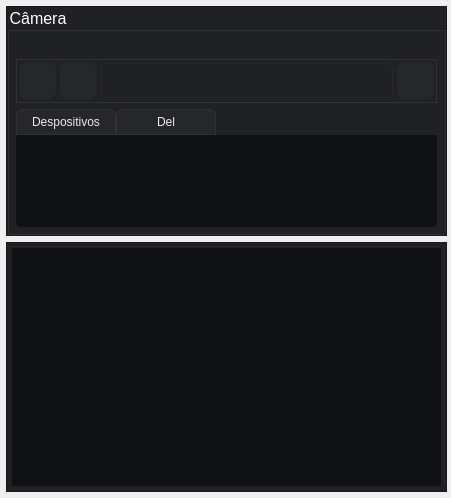
                                   <widget class="QWidget" name="scroll_area_widget_contents_cam">
                                    <property name="geometry">
                                     <rect>
                                      <x>0</x>
                                      <y>0</y>
                                      <width>451</width>
                                      <height>498</height>
                                     </rect>
                                    </property>
                                    <layout class="QVBoxLayout" name="vertical_layout_cam">
                                     <property name="spacing">
                                      <number>6</number>
                                     </property>
                                     <property name="leftMargin">
                                      <number>6</number>
                                     </property>
                                     <property name="topMargin">
                                      <number>6</number>
                                     </property>
                                     <property name="rightMargin">
                                      <number>4</number>
                                     </property>
                                     <property name="bottomMargin">
                                      <number>6</number>
                                     </property>
                                     <item>
                                      <widget class="QFrame" name="frame_47">
                                       <property name="minimumSize">
                                        <size>
                                         <width>0</width>
                                         <height>230</height>
                                        </size>
                                       </property>
                                       <property name="styleSheet">
                                        <string notr="true">background-color: rgb(32, 33, 37);</string>
                                       </property>
                                       <property name="frameShape">
                                        <enum>QFrame::StyledPanel</enum>
                                       </property>
                                       <property name="frameShadow">
                                        <enum>QFrame::Raised</enum>
                                       </property>
                                       <layout class="QVBoxLayout" name="verticalLayout_35">
                                        <property name="spacing">
                                         <number>0</number>
                                        </property>
                                        <property name="leftMargin">
                                         <number>0</number>
                                        </property>
                                        <property name="topMargin">
                                         <number>0</number>
                                        </property>
                                        <property name="rightMargin">
                                         <number>0</number>
                                        </property>
                                        <property name="bottomMargin">
                                         <number>0</number>
                                        </property>
                                        <item>
                                         <widget class="QGroupBox" name="groupBox">
                                          <property name="minimumSize">
                                           <size>
                                            <width>0</width>
                                            <height>100</height>
                                           </size>
                                          </property>
                                          <property name="font">
                                           <font>
                                            <pointsize>12</pointsize>
                                            <bold>false</bold>
                                           </font>
                                          </property>
                                          <property name="styleSheet">
                                           <string notr="true">color: rgb(255, 255, 255);</string>
                                          </property>
                                          <property name="title">
                                           <string>Câmera</string>
                                          </property>
                                          <layout class="QVBoxLayout" name="verticalLayout_20">
                                           <property name="leftMargin">
                                            <number>6</number>
                                           </property>
                                           <property name="topMargin">
                                            <number>27</number>
                                           </property>
                                           <property name="rightMargin">
                                            <number>6</number>
                                           </property>
                                           <property name="bottomMargin">
                                            <number>5</number>
                                           </property>
                                           <item>
                                            <widget class="QFrame" name="frame_barra_busca_do_historico_2">
                                             <property name="minimumSize">
                                              <size>
                                               <width>0</width>
                                               <height>44</height>
                                              </size>
                                             </property>
                                             <property name="maximumSize">
                                              <size>
                                               <width>16777215</width>
                                               <height>44</height>
                                              </size>
                                             </property>
                                             <property name="styleSheet">
                                              <string notr="true">background-color: rgb(32, 33, 37);
border: 1px solid rgb(49, 50, 55);</string>
                                             </property>
                                             <property name="frameShape">
                                              <enum>QFrame::StyledPanel</enum>
                                             </property>
                                             <property name="frameShadow">
                                              <enum>QFrame::Raised</enum>
                                             </property>
                                             <layout class="QHBoxLayout" name="horizontalLayout_30">
                                              <property name="spacing">
                                               <number>4</number>
                                              </property>
                                              <property name="leftMargin">
                                               <number>2</number>
                                              </property>
                                              <property name="topMargin">
                                               <number>0</number>
                                              </property>
                                              <property name="rightMargin">
                                               <number>2</number>
                                              </property>
                                              <property name="bottomMargin">
                                               <number>0</number>
                                              </property>
                                              <item>
                                               <widget class="QPushButton" name="btn_testar_camera_selecionada">
                                                <property name="minimumSize">
                                                 <size>
                                                  <width>37</width>
                                                  <height>37</height>
                                                 </size>
                                                </property>
                                                <property name="maximumSize">
                                                 <size>
                                                  <width>37</width>
                                                  <height>37</height>
                                                 </size>
                                                </property>
                                                <property name="styleSheet">
                                                 <string notr="true">QPushButton {
            color: rgb(233, 234, 236);
            background-color: rgb(38, 39, 43);
            border: none;
            border-radius: 8px;
}
 QPushButton:hover {
 	background-color: rgb(49, 50, 55)
 }
QPushButton:pressed {
 	background-color: rgb(38, 39, 43);
}</string>
                                                </property>
                                                <property name="text">
                                                 <string/>
                                                </property>
                                                <property name="icon">
                                                 <iconset>
                                                  <normaloff>../../../images/svg_icons/icon_camera.svg</normaloff>../../../images/svg_icons/icon_camera.svg</iconset>
                                                </property>
                                                <property name="iconSize">
                                                 <size>
                                                  <width>28</width>
                                                  <height>28</height>
                                                 </size>
                                                </property>
                                               </widget>
                                              </item>
                                              <item>
                                               <widget class="QPushButton" name="btn_atualizar_depositivo">
                                                <property name="minimumSize">
                                                 <size>
                                                  <width>37</width>
                                                  <height>37</height>
                                                 </size>
                                                </property>
                                                <property name="maximumSize">
                                                 <size>
                                                  <width>37</width>
                                                  <height>37</height>
                                                 </size>
                                                </property>
                                                <property name="styleSheet">
                                                 <string notr="true">QPushButton {
            color: rgb(233, 234, 236);
            background-color: rgb(38, 39, 43);
            border: none;
            border-radius: 8px;
}
 QPushButton:hover {
 	background-color: rgb(49, 50, 55)
 }
QPushButton:pressed {
 	background-color: rgb(38, 39, 43);
}</string>
                                                </property>
                                                <property name="text">
                                                 <string/>
                                                </property>
                                                <property name="icon">
                                                 <iconset>
                                                  <normaloff>../../../images/svg_icons/icon_reload.svg</normaloff>../../../images/svg_icons/icon_reload.svg</iconset>
                                                </property>
                                                <property name="iconSize">
                                                 <size>
                                                  <width>24</width>
                                                  <height>24</height>
                                                 </size>
                                                </property>
                                               </widget>
                                              </item>
                                              <item>
                                               <widget class="QLineEdit" name="line_edit_adicionar_despositivo">
                                                <property name="minimumSize">
                                                 <size>
                                                  <width>0</width>
                                                  <height>35</height>
                                                 </size>
                                                </property>
                                                <property name="styleSheet">
                                                 <string notr="true">QLineEdit{
color: rgb(233, 234, 236);
border: 1px solid rgb(38, 39, 43);
border-radius: 5px;
padding-left: 5px;
}
QLineEdit:hover{
border: 1px solid rgb(49, 50, 55);
}
QLineEdit:focus{
border: 1px solid rgb(58, 59, 65);
}</string>
                                                </property>
                                                <property name="clearButtonEnabled">
                                                 <bool>false</bool>
                                                </property>
                                               </widget>
                                              </item>
                                              <item>
                                               <widget class="QPushButton" name="btn_mais_adicionar_despositivo">
                                                <property name="minimumSize">
                                                 <size>
                                                  <width>37</width>
                                                  <height>37</height>
                                                 </size>
                                                </property>
                                                <property name="maximumSize">
                                                 <size>
                                                  <width>37</width>
                                                  <height>37</height>
                                                 </size>
                                                </property>
                                                <property name="styleSheet">
                                                 <string notr="true">QPushButton {
            color: rgb(233, 234, 236);
            background-color: rgb(38, 39, 43);
            border: none;
            border-radius: 8px;
}
 QPushButton:hover {
 	background-color: rgb(49, 50, 55)
 }
QPushButton:pressed {
 	background-color: rgb(38, 39, 43);
}</string>
                                                </property>
                                                <property name="text">
                                                 <string/>
                                                </property>
                                                <property name="icon">
                                                 <iconset>
                                                  <normaloff>../../../images/svg_icons/icon_add.svg</normaloff>../../../images/svg_icons/icon_add.svg</iconset>
                                                </property>
                                                <property name="iconSize">
                                                 <size>
                                                  <width>37</width>
                                                  <height>37</height>
                                                 </size>
                                                </property>
                                               </widget>
                                              </item>
                                             </layout>
                                            </widget>
                                           </item>
                                           <item>
                                            <widget class="QTableWidget" name="table_widget_despositivo">
                                             <property name="styleSheet">
                                              <string notr="true">QTableWidget {	
    background-color: rgb(16, 17, 19);
	color: rgb(233, 234, 236);
    padding: 0px;
    border-radius: 5px;
    gridline-color: rgb(38, 39, 43);
}
QTableWidget::item{
    border-color: rgb(54, 63, 118);
    padding-left: 5px;
    padding-right: 5px;
    gridline-color: rgb(38, 39, 43);
	color: rgb(233, 234, 236);
}
QTableWidget::item:selected{
    background-color: rgb(49, 50, 55);
	color: rgb(233, 234, 236);
}
QHeaderView::section{
    background-color: rgb(38, 39, 43);
    border: 1px solid  rgb(38, 39, 43);
	color: rgb(233, 234, 236);
}
QTableWidget::horizontalHeader {	
    background-color: rgb(239, 236, 231);
	color: rgb(233, 234, 236);
}
QHeaderView::section:horizontal
{
    border: 1px solid rgb(49, 50, 55);
	background-color: rgb(38, 39, 43);
	color: rgb(233, 234, 236);
	padding: 3px;
	border-top-left-radius: 7px;
	border-top-right-radius: 7px
}
QHeaderView::section:vertical
{
	text-align:center;
}
QTableView QTableCornerButton::section {
	background: rgb(38, 39, 43);
	color: rgb(233, 234, 236);
}</string>
                                             </property>
                                             <column>
                                              <property name="text">
                                               <string>Despositivos</string>
                                              </property>
                                             </column>
                                             <column>
                                              <property name="text">
                                               <string>Del</string>
                                              </property>
                                             </column>
                                            </widget>
                                           </item>
                                          </layout>
                                         </widget>
                                        </item>
                                       </layout>
                                      </widget>
                                     </item>
                                     <item>
                                      <widget class="QFrame" name="frame_48">
                                       <property name="minimumSize">
                                        <size>
                                         <width>0</width>
                                         <height>250</height>
                                        </size>
                                       </property>
                                       <property name="styleSheet">
                                        <string notr="true">background-color: rgb(32, 33, 37);</string>
                                       </property>
                                       <property name="frameShape">
                                        <enum>QFrame::StyledPanel</enum>
                                       </property>
                                       <property name="frameShadow">
                                        <enum>QFrame::Raised</enum>
                                       </property>
                                       <layout class="QVBoxLayout" name="verticalLayout_34">
                                        <property name="leftMargin">
                                         <number>5</number>
                                        </property>
                                        <property name="topMargin">
                                         <number>5</number>
                                        </property>
                                        <property name="rightMargin">
                                         <number>5</number>
                                        </property>
                                        <property name="bottomMargin">
                                         <number>5</number>
                                        </property>
                                        <item>
                                         <widget class="QLabel" name="lbl_cam">
                                          <property name="sizePolicy">
                                           <sizepolicy hsizetype="Expanding" vsizetype="Expanding">
                                            <horstretch>0</horstretch>
                                            <verstretch>0</verstretch>
                                           </sizepolicy>
                                          </property>
                                          <property name="styleSheet">
                                           <string notr="true">background-color: rgb(16, 17, 19);</string>
                                          </property>
                                          <property name="text">
                                           <string/>
                                          </property>
                                         </widget>
                                        </item>
                                       </layout>
                                      </widget>
                                     </item>
                                    </layout>
                                   </widget>
